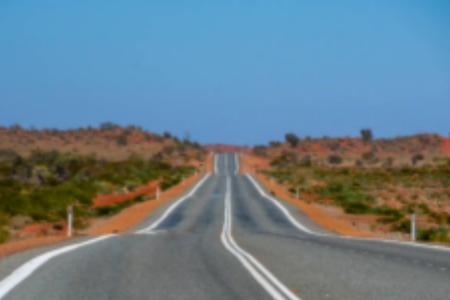
#> input picture SEGMENTAÇÃO E CLASSIFICAÇÃO DE IMAGENS DIGITAIS/cluster feature/estrada.png, 450 x 300 px
$ jupyter execute limiar.ipynb
#> lines starting #> are read from the running program, lines starting #| are printed output that depends on the picture; after the words box and inside, x2 and y2 are one past the last pixel; in counts of white or black regions, pixels touching at a corner belong together
[cell 1]
import cv2 as cv  # Importação da OpenCV
from matplotlib import pyplot as plt  # Importação do Plot

# Importação da imagem em escala de cinza
img = cv.imread('estrada.png', 0)
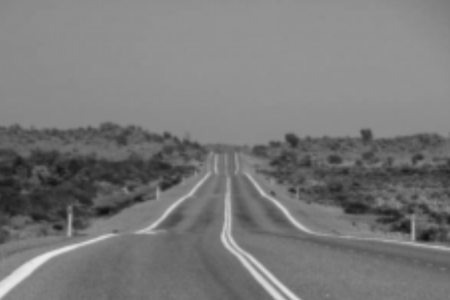
#> img: shape (300, 450); min 17, max 232, mean 120.6

# Verifica se a imagem foi carregada corretamente
if img is None:
    print("Erro ao carregar a imagem. Verifique o caminho e o nome do arquivo.")
else:
    # Exibição da imagem com o mapa de cores em escala de cinza
    plt.imshow(img, cmap='gray')
    plt.axis('off')  # Opcional: remove os eixos para uma exibição limpa
    plt.show()  # Mostra a imagem na tela

[cell 2]
# Limiar Descricionario (média)
ret,th1 = cv.threshold(img,127,255,cv.THRESH_BINARY)
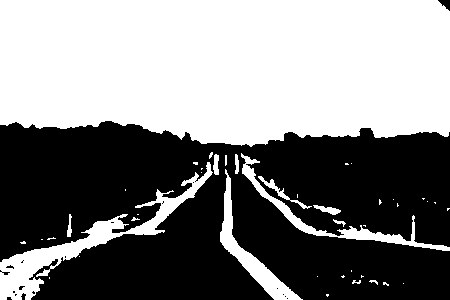
#> th1: shape (300, 450); 51.1% white; 19 black regions (16 under 20 px), largest, box (x1, y1, x2, y2) and area: (0, 121, 450, 300) 65824, (438, 0, 450, 11) 73, (21, 293, 26, 300) 22
plt.imshow(th1)

[cell 3]
# Limiar de OTSU
ret, th2 = cv.threshold(img,0,255,cv.THRESH_BINARY+cv.THRESH_OTSU)
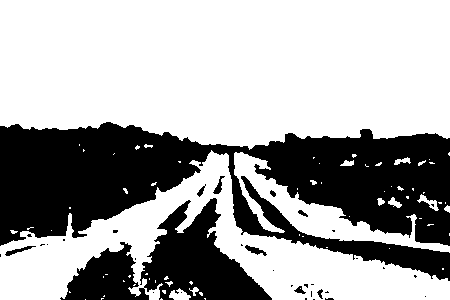
#> th2: shape (300, 450); 65.2% white; 35 black regions (25 under 20 px), largest, box (x1, y1, x2, y2) and area: (0, 122, 450, 281) 36892, (60, 198, 272, 300) 9556, (245, 245, 267, 256) 100
#> ret = 112
plt.imshow(th2)

[cell 4]
# Cria imagem com limiar Gaussiano
th3 = cv.adaptiveThreshold(img,255,cv.ADAPTIVE_THRESH_GAUSSIAN_C,cv.THRESH_BINARY,11,2)
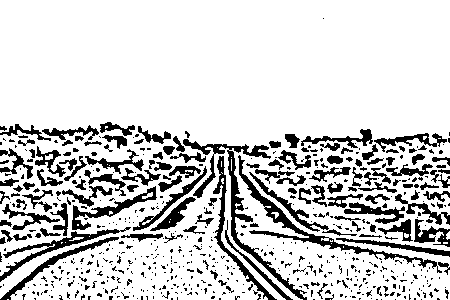
#> th3: shape (300, 450); 81.8% white; 621 black regions (485 under 20 px), largest, box (x1, y1, x2, y2) and area: (183, 139, 307, 300) 1908, (238, 155, 442, 273) 1544, (0, 227, 131, 282) 901
plt.imshow(th3)

[cell 5]
# Titulos para o plot

titles = [ '(a) Imagem Original em tons de cinza',

'(b)Limiar Global (v = 127)',

'(c) Limiar de Otsu',

'(d) Limiar Gaussiano']

images = [img, th1, th2, th3] # Define as imagens a serem plotadas

for i in range(4): # For para plotar todas as imagens
    plt.subplot(2,2,i+1),plt.imshow(images[i],'gray')
    plt.title(titles[i], fontsize=8)
    plt.xticks([]),plt.yticks([])
plt.show()


ret, faixas = cv.threshold(img,150,255,cv.THRESH_BINARY)
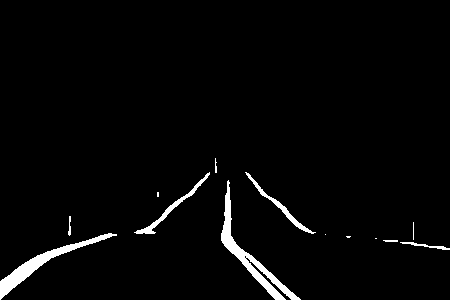
#> faixas: shape (300, 450); 2.7% white; 13 white regions (5 under 20 px), largest, box (x1, y1, x2, y2) and area: (221, 180, 301, 300) 1397, (0, 233, 117, 300) 1152, (134, 172, 210, 234) 422
plt.imshow(faixas, 'gray')
